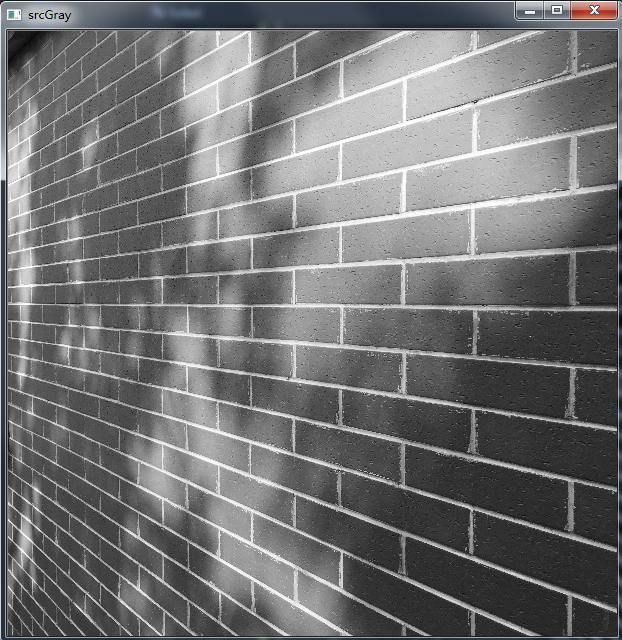
#> input picture PycharmPro/spectro/resource/wall.png, 622 x 640 px
$ python test_img_sharp.py
#> lines starting #> are read from the running program, lines starting #| are printed output that depends on the picture; long printed decimals are rounded
import numpy as np, wave,math
from matplotlib.path import Path
import matplotlib.pyplot as plt
import matplotlib.cm as cm
from skimage import io,data,filters
import scipy.signal as signal
import cv2

import numpy as np
import cv2

# 卷积
# [32 lines left out: function imgConvolve, not called in this run]


# 首先我们把图像卷积函数封装在一个名为imconv的函数中  ( 实际上，scipy库中的signal模块含有一个二维卷积的方法convolve2d()  )
def imconv(image_array, suanzi):
    # image = image_array.copy()# 原图像矩阵的深拷贝,dtype是uint8,不能做运算，会溢出,结果不对
    image_z = np.zeros(image_array.shape)# 原图像矩阵的深拷贝
    dim1, dim2 = image_array.shape


    # 对每个元素与算子进行乘积再求和(忽略最外圈边框像素)
    for i in range(1, dim1 - 1):
        for j in range(1, dim2 - 1):
            image_z[i, j] = (image_array[(i - 1):(i + 2), (j - 1):(j + 2)] * suanzi).sum()

    # 由于卷积后灰度值不一定在0-255之间，统一化成0-255
    image_z = image_z * (255.0 / image_z.max())
    # np.set_printoptions(threshold=np.nan) # 似乎没有此转换，图像更清晰 输出所有数据，不带省略
    return image_z

# 均值滤波
# [49 lines left out: functions imgAverageFilter, imgGaussian, sobelEdge, prewittEdge, not called in this run]


######################常量################################
# 滤波3x3
kernel_3x3 = np.ones((3, 3))
# 滤波5x5
kernel_5x5 = np.ones((5, 5))

# sobel 算子
sobel_1 = np.array([[-1, 0, 1],
                    [-2, 0, 2],
                    [-1, 0, 1]])

sobel_2 = np.array([[-1, -2, -1],
                    [0, 0, 0],
                    [1, 2, 1]])
# prewitt 算子
prewitt_1 = np.array([[-1, 0, 1],
                      [-1, 0, 1],
                      [-1, 0, 1]])

prewitt_2 = np.array([[-1, -1, -1],
                      [0, 0, 0],
                      [1, 1, 1]])


# [33 lines of commented-out code are left out]

# [77 lines left out: functions TestSharp, robert_suanzi, sobel_suanzi, Laplace_suanzi, TestSuanzi, not called in this run]


def Testimconv():
    # x方向的Sobel算子
    suanzi_x = np.array([[-1, 0, 1],
                         [-2, 0, 2],
                         [-1, 0, 1]])


    suanzi_y = np.array([[-1, -2, -1],
                         [0, 0, 0],
                         [1, 2, 1]])

	# image = cv2.imread('pika.png', 0)
    image = cv2.imread('./resource/wall.png', 0)
#> image: shape (640, 622); min 0, max 255, mean 114.5
    image_array = np.array(image)
    image_x = imconv(image_array, suanzi_x)
#> after the loop in imconv, `for i in range(1, dim1 - 1):`:
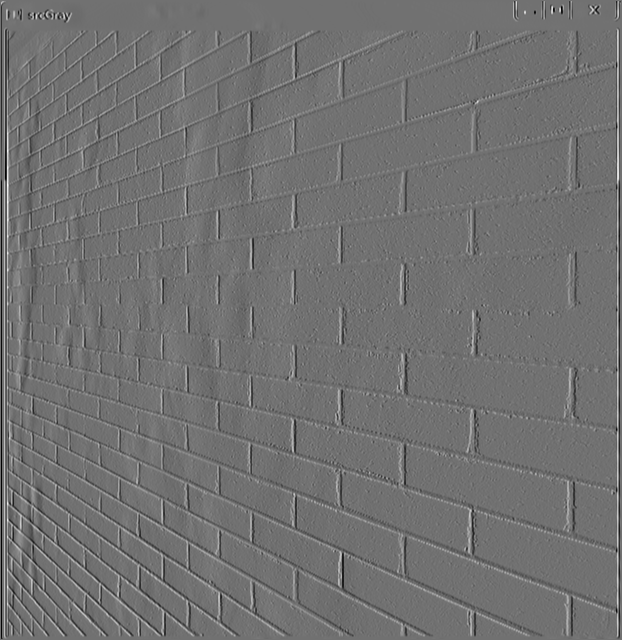
#> image_z: shape (640, 622) float64; min -680, max 846, mean -0.9; drawn with min black and max white
    image_y = imconv(image_array, suanzi_y)
#> after the loop in imconv (call 2), `for i in range(1, dim1 - 1):`:
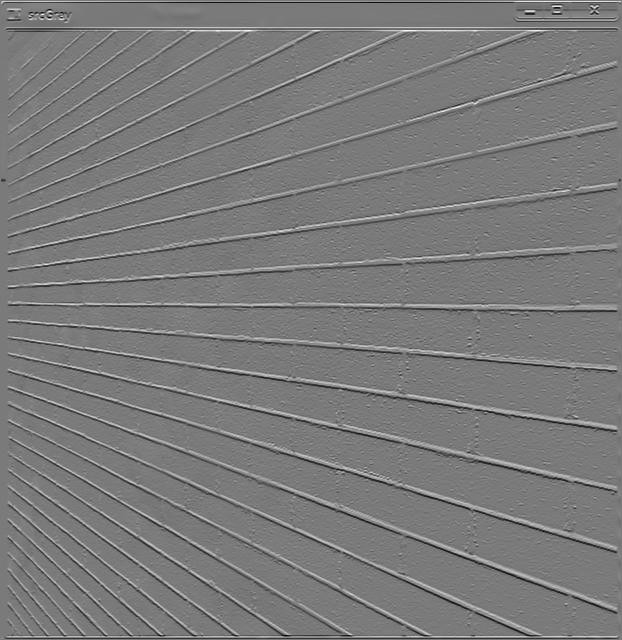
#> image_z: shape (640, 622) float64; min -793, max 853, mean -0.9; drawn with min black and max white

    # 为了使看清边缘检测结果，将大于灰度平均值的灰度变成255(白色)
    print("mean:",image_x.mean(),image_y.mean(),image_x.max())
#| mean: -0.279 -0.279 255.0
    # image_y[image_y> image_y.mean()] = 255
    image_x[image_x>150]= 255
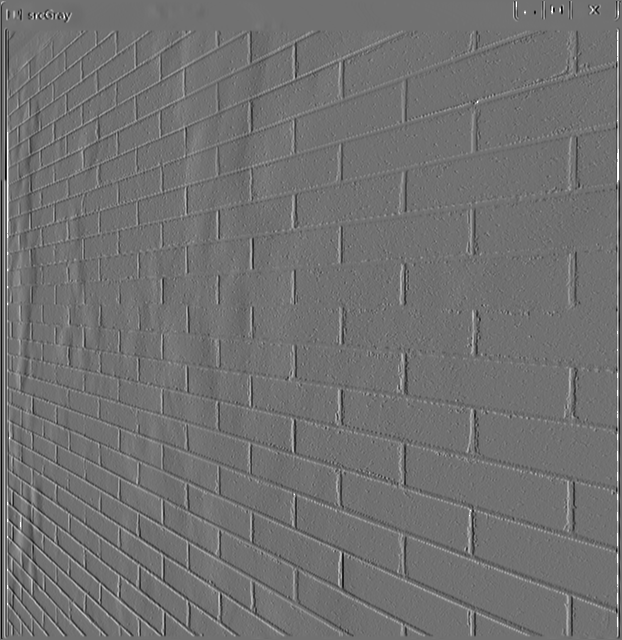
#> image_x: shape (640, 622) float64; min -205, max 255, mean -0.2; drawn with min black and max white
    image_x[image_x<100]= 255
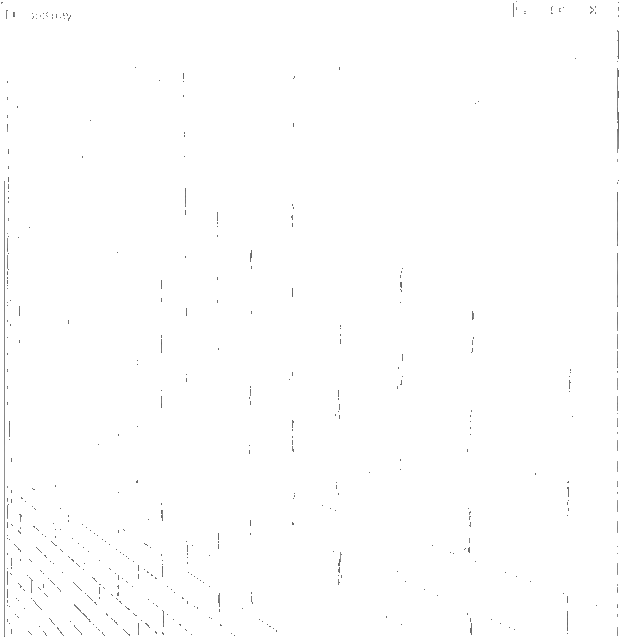
#> image_x: shape (640, 622) float64; min 100.1, max 255, mean 254.2
    # image_y[image_y> 200] = 255
    # image_y[image_y< 100] = 255

    plt.subplot(2, 2, 1)
    plt.imshow(image_array, cmap=cm.gray)
    plt.axis("off")
    plt.subplot(2, 2, 2)
    plt.hist(image_y.ravel(),256)
    plt.axis("off")
    plt.subplot(2, 2, 3)
    plt.imshow(image_x, cmap=cm.gray)
    plt.axis("off")
    plt.subplot(2, 2, 4)
    plt.imshow(image_y, cmap=cm.gray)
    plt.axis("off")
    plt.show()
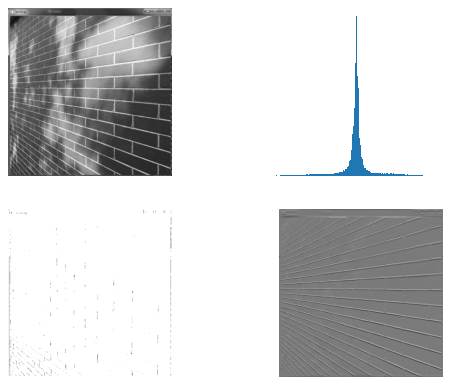
#> figure drawn by matplotlib, 4 panels


# 高斯算子 降噪
# [37 lines left out: function Testimconv_jiangzao, not called in this run]

# TestSharp(data.camera(),sobel_2)
# TestSuanzi()

Testimconv()

# Testimconv_jiangzao(data.astronaut()[:,:,0])

$ run again, with PycharmPro/spectro/resource/sudoku.jpg saved as PycharmPro/spectro/resource/wall.png
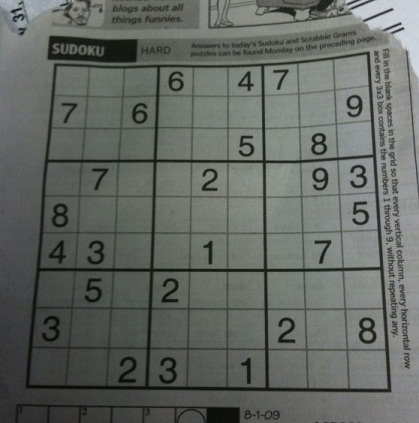
#> input picture PycharmPro/spectro/resource/sudoku.jpg, 419 x 423 px
#> after the loop in imconv (call 2), `for i in range(1, dim1 - 1):`:
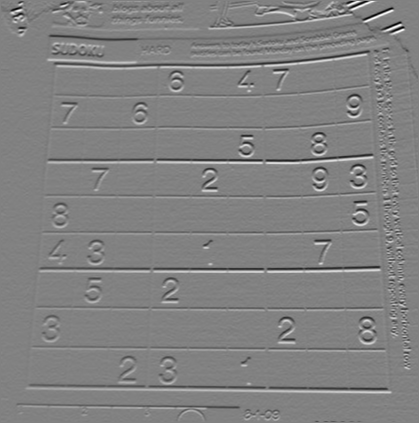
#> image_z: shape (423, 419) float64; min -577, max 555, mean -1; drawn with min black and max white
#| mean: 0.6779 -0.4702 255.0
#> in Testimconv, `plt.show()`:
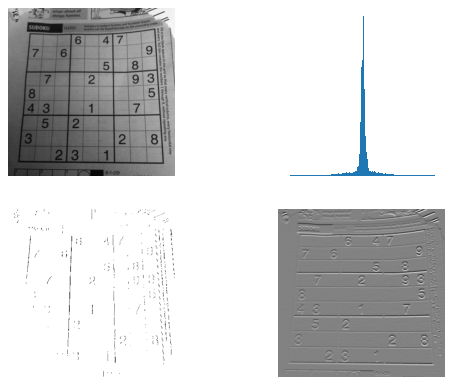
#> figure drawn by matplotlib, 4 panels
